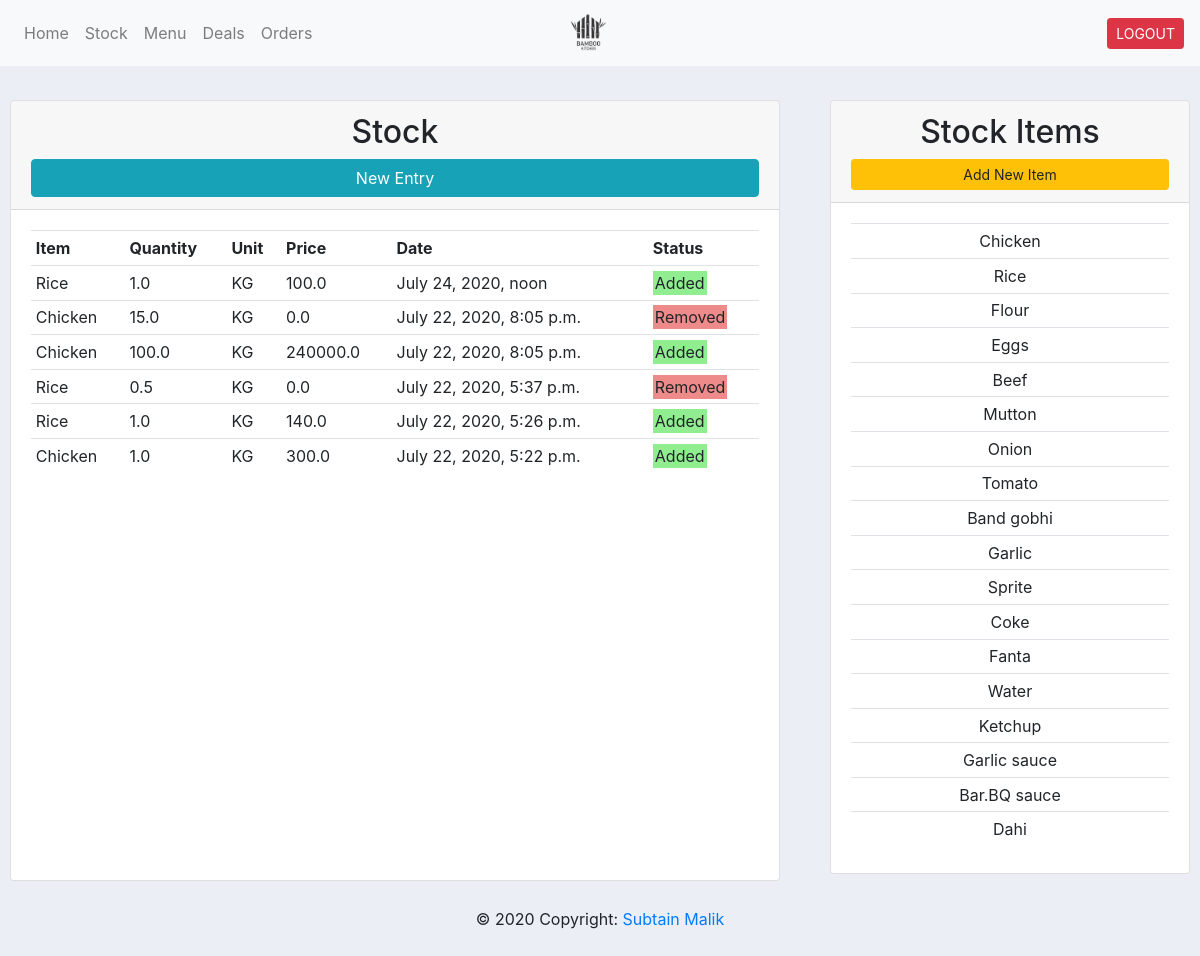
The page /stock/ (signed in) on the database its author committed.
### bk_app/models.py (models this page shows, shortened)
class Stock(models.Model):
    UNITS = (
        ('KG', 'KG'),
        ('Grams', 'Grams'),
        ('Dozen', 'Dozen'),
        ('Liters', 'Liters'),
        ('Piece', 'Piece'),
        ('Plate', 'Plate'),
        ('Other', 'Other'),
    )
    STATUS = (
        ('Add', 'Add'),
        ('Remove', 'Remove'),
    )
    item = models.ForeignKey(StockItem, on_delete=models.DO_NOTHING)
    quantity = models.FloatField(default=1.0)
    unit = models.CharField(max_length=20, default='KG', choices=UNITS)
    price = models.FloatField(default=0.0)
    status = models.CharField(max_length=20, default='Add', choices=STATUS)
    date_created = models.DateTimeField(auto_now_add=True)
    add_by = models.ForeignKey(User, on_delete=models.DO_NOTHING)
    class Meta:
        ordering = ['-date_created']

class StockItem(models.Model):
    name = models.CharField(max_length=50)
    date_created = models.DateTimeField(auto_now_add=True, null=True)
    add_by = models.ForeignKey(User, null=True, on_delete=models.DO_NOTHING)
    def __str__(self):
        return self.name

### bk_app/views.py (the view)
# urls.py: path('stock/', views.stock, name='stock'),
@login_required(login_url='login')
def stock(request):
    stocks = Stock.objects.all()
    stock_items = StockItem.objects.all()
    context = {'stocks': stocks,
               'stock_items': stock_items}
    return render(request, 'bk_app/stock.html', context)

### bk_app/templates/bk_app/stock.html
{% extends 'bk_app/main.html' %}
{% load static %}
{% block content %}
    <br/>
    <div class="row">
        <div class="col-md-8">
            <div class="card" style="margin: 10px">
                <div class="card-header text-center">
                    <h2>Stock</h2>
                    <a class="btn btn-md btn-info btn-block" href="{% url 'add_stock' %}">New Entry</a>
                </div>
                <div class="card-body" style="height: 70vh; overflow: auto">
                    <table class="table table-sm">
                        <tr>
                            <th>Item</th>
                            <th>Quantity</th>
                            <th>Unit</th>
                            <th>Price</th>
                            <th>Date</th>
                            <th>Status</th>
                        </tr>
                        {% for stock_entry in stocks %}
                            <tr>
                                <td>{{ stock_entry.item }}</td>
                                <td>{{ stock_entry.quantity }}</td>
                                <td>{{ stock_entry.unit }}</td>
                                <td>{{ stock_entry.price }}</td>
                                <td>{{ stock_entry.date_created }}</td>
                                {% if stock_entry.status == 'Add' %}
                                    <td><a style="background-color: lightgreen; padding: 2px">Added</a></td>
                                {% else %}
                                    <td><a style="background-color: #ee8a8a; padding: 2px">Removed</a></td>
                                {% endif %}
                            </tr>
                        {% endfor %}
                    </table>
                </div>
            </div>
        </div>
        <div class="col-md-4">
            <div class="card" style="margin: 10px">
                <div class="card-header text-center">
                    <h2>Stock Items</h2>
                    <a class="btn btn-sm btn-warning btn-block" href="{% url 'add_stock_item' %}">Add New Item</a>
                </div>
                <div class="card-body text-center" style="height: 70vh; overflow: auto">
                    <table class="table table-sm">
                        {% for item in stock_items %}
                            <tr>
                                <td>{{ item }}</td>
                            </tr>
                        {% endfor %}
                    </table>
                </div>
            </div>
        </div>
    </div>
{% endblock %}

### static/css/main.css (style rules this page uses)
body { background-color: #ebeff5; }

### rows shown on the page
Stock: item "Rice", quantity "1.0", unit "KG", price "100.0", date_created "July 24, 2020, noon", status "Added"
Stock: item "Chicken", quantity "15.0", unit "KG", price "0.0", date_created "July 22, 2020, 8:05 p.m.", status "Removed"
Stock: item "Chicken", quantity "100.0", unit "KG", price "240000.0", date_created "July 22, 2020, 8:05 p.m.", status "Added"
Stock: item "Rice", quantity "0.5", unit "KG", price "0.0", date_created "July 22, 2020, 5:37 p.m.", status "Removed"
Stock: item "Rice", quantity "1.0", unit "KG", price "140.0", date_created "July 22, 2020, 5:26 p.m.", status "Added"
Stock: item "Chicken", quantity "1.0", unit "KG", price "300.0", date_created "July 22, 2020, 5:22 p.m.", status "Added"
StockItem: name "Chicken"
StockItem: name "Rice"
StockItem: name "Flour"
StockItem: name "Eggs"
StockItem: name "Beef"
StockItem: name "Mutton"
StockItem: name "Onion"
StockItem: name "Tomato"
StockItem: name "Band gobhi"
StockItem: name "Garlic"
StockItem: name "Sprite"
StockItem: name "Coke"
StockItem: name "Fanta"
StockItem: name "Water"
StockItem: name "Ketchup"
StockItem: name "Garlic sauce"
StockItem: name "Bar.BQ sauce"
StockItem: name "Dahi"
